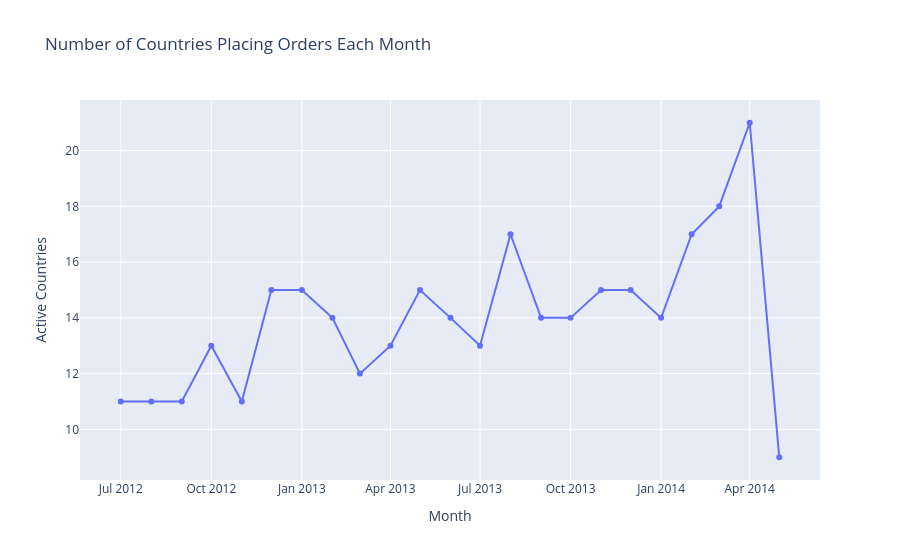

The notebook cell this image was saved under:
### Code cell
# Countries ordering per month
country_monthly = orders_df.groupby('month_dt')['country'].nunique().reset_index().rename(columns={'country': 'active_countries'})

fig_countries_monthly = px.line(
    country_monthly,
    x='month_dt', y='active_countries',
    title='Number of Countries Placing Orders Each Month',
    labels={'month_dt': 'Month', 'active_countries': 'Active Countries'},
    markers=True
)
fig_countries_monthly.show()

### Figure 1 — Plotly figure (JSON) as saved in the notebook; plotly's stock layout.template omitted (floating-point values rounded to 4 significant figures)
{"data": [{"hovertemplate": "Month=%{x}<br>Active Countries=%{y}<extra></extra>", "legendgroup": "", "line": {"color": "#636efa", "dash": "solid"}, "marker": {"symbol": "circle"}, "mode": "lines+markers", "name": "", "orientation": "v", "showlegend": false, "type": "scatter", "x": ["2012-07-01T00:00:00.000000000", "2012-08-01T00:00:00.000000000", "2012-09-01T00:00:00.000000000", "2012-10-01T00:00:00.000000000", "2012-11-01T00:00:00.000000000", "2012-12-01T00:00:00.000000000", "2013-01-01T00:00:00.000000000", "2013-02-01T00:00:00.000000000", "2013-03-01T00:00:00.000000000", "2013-04-01T00:00:00.000000000", "2013-05-01T00:00:00.000000000", "2013-06-01T00:00:00.000000000", "2013-07-01T00:00:00.000000000", "2013-08-01T00:00:00.000000000", "2013-09-01T00:00:00.000000000", "2013-10-01T00:00:00.000000000", "2013-11-01T00:00:00.000000000", "2013-12-01T00:00:00.000000000", "2014-01-01T00:00:00.000000000", "2014-02-01T00:00:00.000000000", "2014-03-01T00:00:00.000000000", "2014-04-01T00:00:00.000000000", "2014-05-01T00:00:00.000000000"], "xaxis": "x", "y": [11, 11, 11, 13, 11, 15, 15, 14, 12, 13, 15, 14, 13, 17, 14, 14, 15, 15, 14, 17, 18, 21, 9], "yaxis": "y"}], "layout": {"legend": {"tracegroupgap": 0}, "title": {"text": "Number of Countries Placing Orders Each Month"}, "xaxis": {"anchor": "y", "domain": [0, 1], "title": {"text": "Month"}}, "yaxis": {"anchor": "x", "domain": [0, 1], "title": {"text": "Active Countries"}}}}
